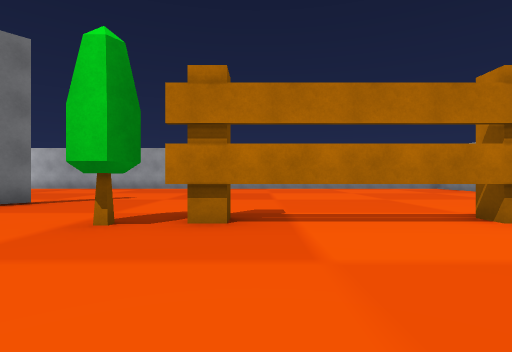
view 1 (above)

22 first-person views from a walk through a scene from a Unity 3-D project. The camera is 1.2 m above the floor, looks level and sees 80° across. The floor is counted in squares, 2 m on a side. Each view is taken from the middle of a square. On the plan, view 1 faces up. The plan holds only what a view shows up to about 9 squares ahead; the rest is blank. The place goes on beyond the plan. The player is left out. Some surface patterns are stand-ins.

view 2
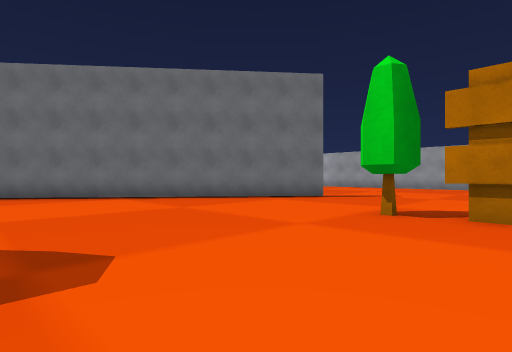

view 3
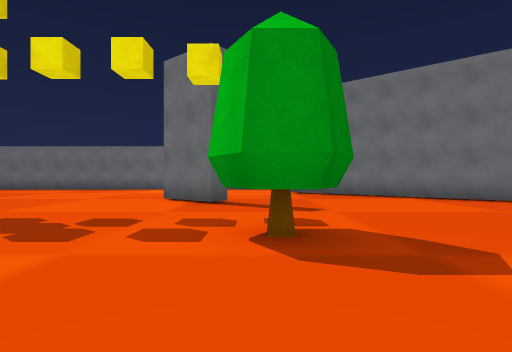

view 4
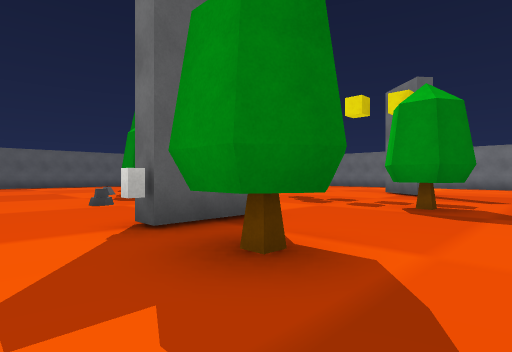

view 5
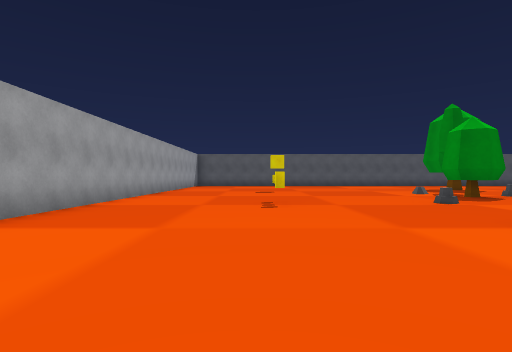

view 6
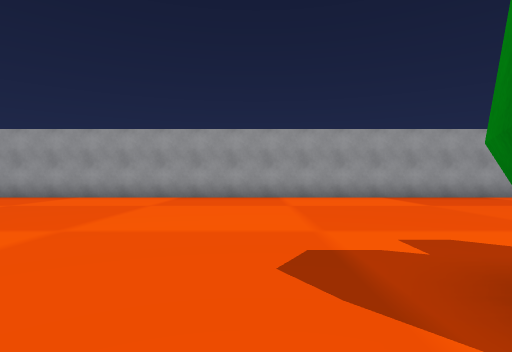

view 7
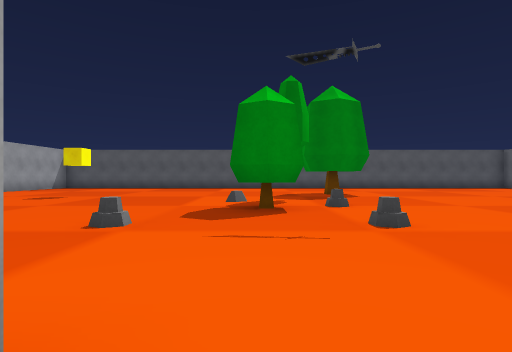

view 8
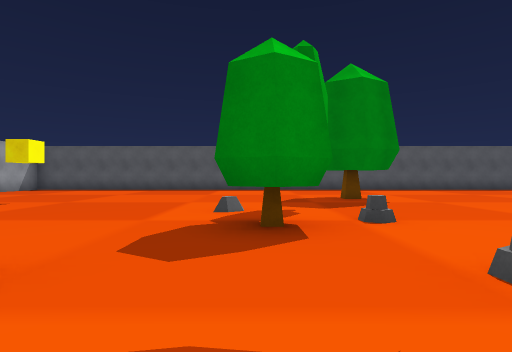

view 9
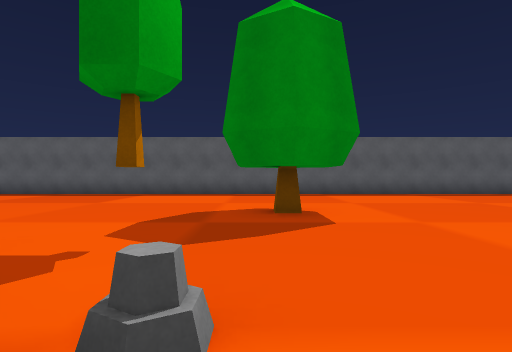

view 10
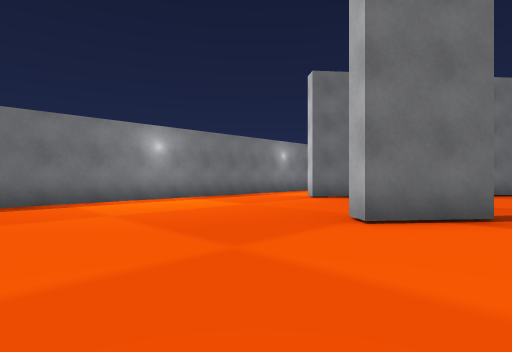

view 11
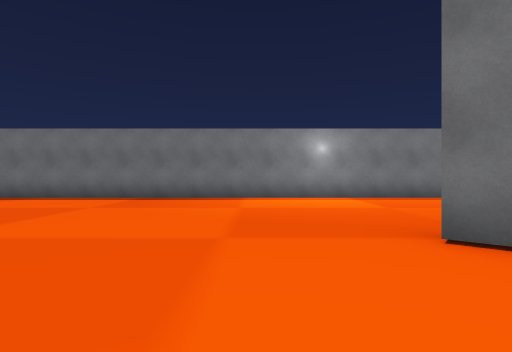

view 12
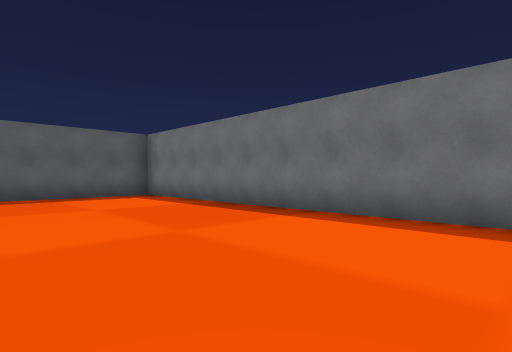

view 13
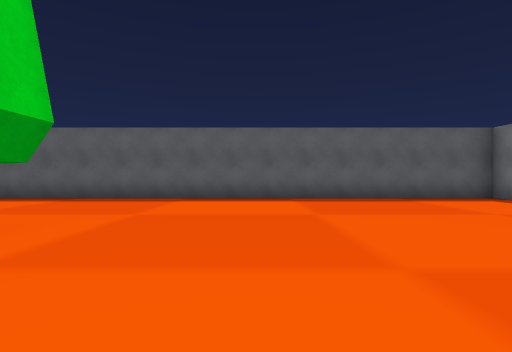

view 14
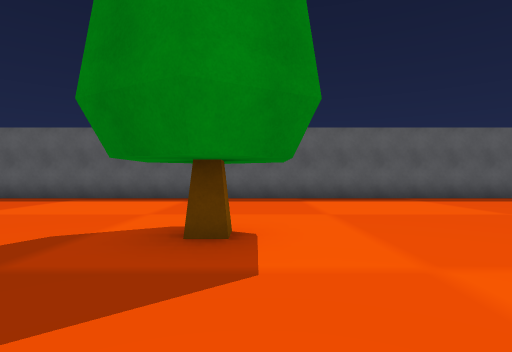

view 15
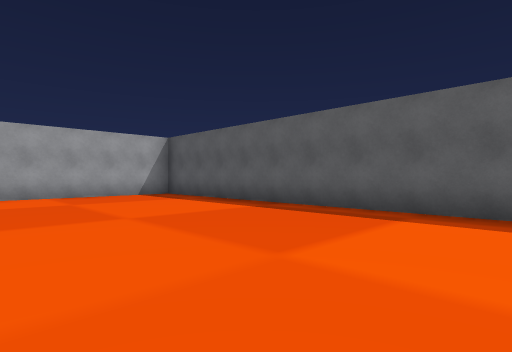

view 16
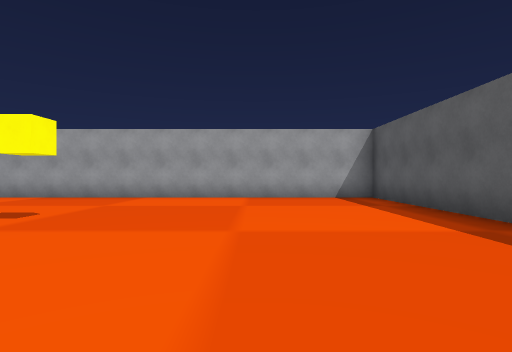

view 17
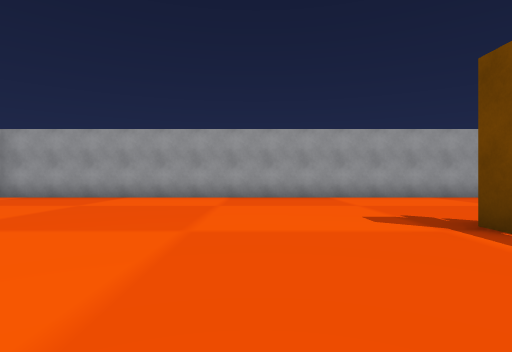

view 18
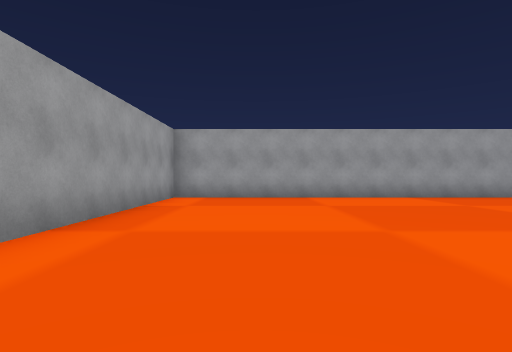

view 19
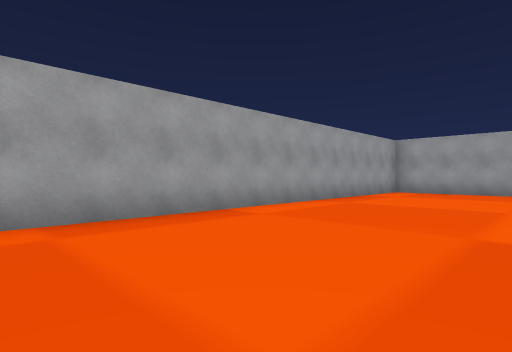

view 20
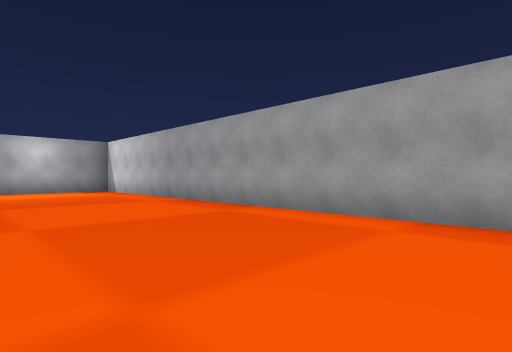

view 21
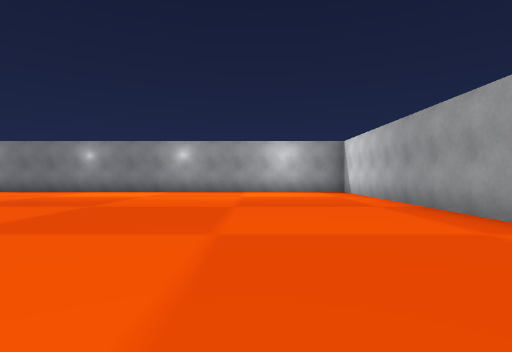

view 22
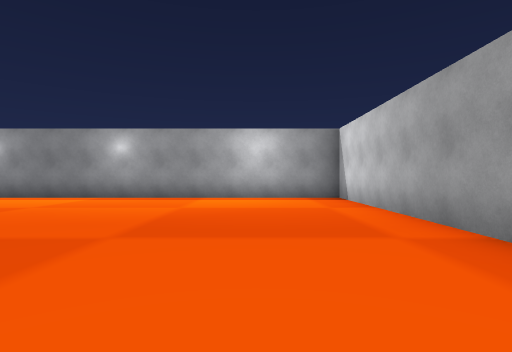

### Floor plan
Key: @ floor where view 1 was taken; # wall or solid block; . floor; T thing the floor can be seen under or through; R rock; O other object.
Columns run from 14 left of view 1 to 9 right of it. Each row starts with its distance up from view 1.
 15 ########################
 14 #......................#
 13 #......................#
 12 #......................#
 11 #......................#
 10 #......................#
  9 #......................#
  8 #......................#
  7 #......................#
  6 #...... ##.............#
  5 #. ...  #..............#
  4    ..  # ...OTTTTT.....#
  3       ##...............#
  2      ##................#
  1     ##.................#
  0     #.........@........#
 -1 #. # ......O...O.......#
 -2 #..........O...OO......#
 -3 #......#......##O......#
 -4 #.....##...............#
 -5 #......................#
 -6 #..................O...#
 -7 #..........R...R... ...#
 -8 #............O.........#
 -9 #..........ROO.........#
-10 #......................#
-11 #...........O..........#
-12 #..........O...........#
-13 #.........O#...........#
-14 #.........##...........#
-15 #......................#
-16 #......................#
-17 #......................#
-18 #......................#
-19 ########################

Where each view was taken, in squares from view 1:
view 1: 0 up, 0 right, facing up
view 2: 1 down, 0 right, facing up-left
view 3: 2 down, 0 right, facing left
view 4: 0 up, 3 right, facing down-left
view 5: 0 up, 5 right, facing down
view 6: 0 up, 0 right, facing right
view 7: 3 down, 1 left, facing down
view 8: 5 down, 1 left, facing down
view 9: 8 down, 3 left, facing down
view 10: 8 down, 6 left, facing up-left
view 11: 6 down, 5 left, facing left
view 12: 9 down, 9 left, facing down-left
view 13: 10 down, 7 left, facing down
view 14: 10 down, 4 left, facing down
view 15: 13 down, 1 left, facing down-right
view 16: 15 down, 0 right, facing right
view 17: 7 up, 0 right, facing right
view 18: 12 up, 0 right, facing right
view 19: 10 up, 3 left, facing up-right
view 20: 10 up, 1 left, facing up-left
view 21: 11 up, 2 left, facing left
view 22: 12 up, 5 left, facing left
